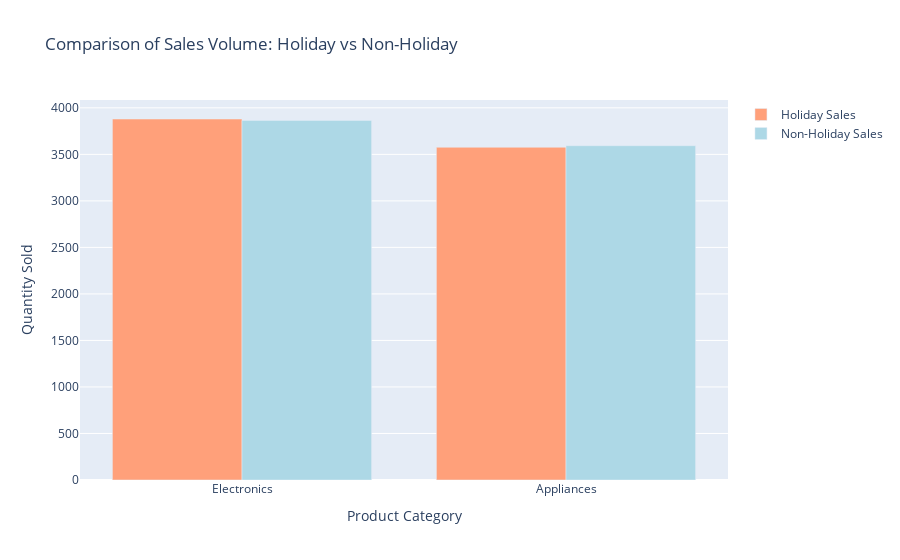

Notebook code for this chart:
### Code cell
# Create a bar chart
fig = go.Figure()

# Add holiday sales to the bar chart
fig.add_trace(go.Bar(
    x=sorted_results['category'],
    y=sorted_results['holiday_quantity_sold'],
    name='Holiday Sales',
    marker_color='lightsalmon'
))

# Add non-holiday sales to the bar chart
fig.add_trace(go.Bar(
    x=sorted_results['category'],
    y=sorted_results['non_holiday_quantity_sold'],
    name='Non-Holiday Sales',
    marker_color='lightblue'
))

# Update layout
fig.update_layout(
    title='Comparison of Sales Volume: Holiday vs Non-Holiday',
    xaxis_title='Product Category',
    yaxis_title='Quantity Sold',
    barmode='group'
)

# Show the plot
fig.show()

### Figure 1 — Plotly figure (JSON) as saved in the notebook; plotly's stock layout.template omitted (floating-point values rounded to 4 significant figures)
{"data": [{"marker": {"color": "lightsalmon"}, "name": "Holiday Sales", "type": "bar", "x": ["Electronics", "Appliances"], "y": [3880, 3576]}, {"marker": {"color": "lightblue"}, "name": "Non-Holiday Sales", "type": "bar", "x": ["Electronics", "Appliances"], "y": [3865, 3593]}], "layout": {"autosize": true, "barmode": "group", "title": {"text": "Comparison of Sales Volume: Holiday vs Non-Holiday"}, "xaxis": {"autorange": true, "range": [-0.5, 1.5], "title": {"text": "Product Category"}, "type": "category"}, "yaxis": {"autorange": true, "range": [0, 4084.0], "title": {"text": "Quantity Sold"}, "type": "linear"}}}
